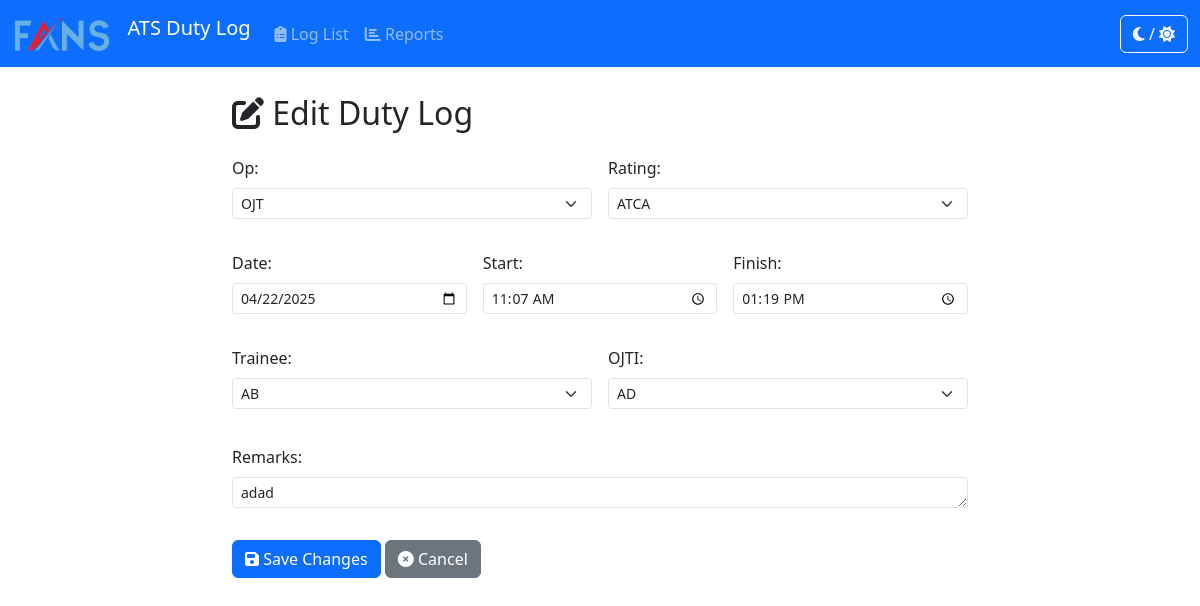
The page /logs/24/edit/ on the database its author committed.
### duty_hour_log/models.py (models this page shows, shortened)
class DutyHourLog(models.Model):
    OP_CHOICES = [
        ('', '---------'), # Add a blank choice
        ('Solo', 'Solo'),
        ('OJT', 'OJT'),
        ('Assessment', 'Assessment'),
    ]
    RATING_CHOICES = [
        ('ADC', 'ADC'),
        ('APP', 'APP'),
        ('APS', 'APS'),
        ('ATCA', 'ATCA'),
    ]
    op = models.CharField(
        max_length=20,
        choices=OP_CHOICES,
        verbose_name="Operation Type"
    )
    date = models.DateField()
    start_time = models.TimeField(verbose_name="Start Time")
    finish_time = models.TimeField(verbose_name="Finish Time", null=True, blank=True)
    rating = models.CharField(
        max_length=10,
        choices=RATING_CHOICES
    )
    initial = models.ForeignKey(
        Initial,
        on_delete=models.PROTECT,
        verbose_name="Initial (Controller)", # For Solo operations
        related_name='duty_logs_as_primary',
        null=True, # Made optional
        blank=True  # Made optional
    )
    ojti = models.ForeignKey(
        Initial,
        on_delete=models.PROTECT,
        null=True,
        blank=True,
        verbose_name="OJTI",
        related_name='duty_logs_as_ojti',
        help_text="Select for OJT operations."
    )
    examiner = models.ForeignKey(
        Initial,
        on_delete=models.PROTECT,
        null=True,
        blank=True,
        verbose_name="Examiner",
        related_name='duty_logs_as_examiner',
        help_text="Select for Assessment operations."
    )
    trainee = models.ForeignKey( # NEW FIELD
        Initial,
        on_delete=models.PROTECT,
        null=True,
        blank=True,
        verbose_name="Trainee",
        related_name='duty_logs_as_trainee',
        help_text="Select for OJT or Assessment operations."
    )
    remarks = models.TextField(blank=True, null=True)
    created_at = models.DateTimeField(auto_now_add=True)
    updated_at = models.DateTimeField(auto_now=True)
    class Meta:
        ordering = ['-date', '-start_time']
        verbose_name = "Duty Hour Log"
        verbose_name_plural = "Duty Hour Logs"

### duty_hour_log/views.py (the view)
# urls.py: path('<int:pk>/edit/', views.log_update, name='log_update'), # Keep standard edit page
def log_update(request, pk):
    log_instance = get_object_or_404(DutyHourLog, pk=pk)
    if request.method == 'POST':
        form = DutyHourLogForm(request.POST, instance=log_instance)
        if form.is_valid():
            form.save()
            return redirect('log_list') # Changed redirect target
    else: # GET request
        form = DutyHourLogForm(instance=log_instance)
    context = {'form': form, 'log_instance': log_instance, 'form_title': 'Edit Duty Log'}
    return render(request, 'duty_hour_log/log_form.html', context)

### duty_hour_log/models.py (called while the page is built)
    def __str__(self):
        return self.code

### duty_hour_log/templates/duty_hour_log/log_form.html (shortened to what this page needs)
{% extends 'duty_hour_log/base.html' %}
{% block content %}
     <div class="row">
        <div class="col-lg-8 offset-lg-2">
            <h2 class="mb-4"><i class="fas fa-edit"></i> {{ form_title|default:"Edit Log Entry" }}</h2>
            <form method="post">
                 <div class="row g-3">
                    <div class="col-md-6 form-field-wrapper">
                        {{ form.op.label_tag }}{{ form.op }}
                    </div>
                     <div class="col-md-6 form-field-wrapper">
                        {{ form.rating.label_tag }} {{ form.rating }}
                    </div>
                    <div class="col-md-4 form-field-wrapper">
                        {{ form.date.label_tag }} {{ form.date }}
                    </div>
                    <div class="col-md-4 form-field-wrapper">
                        {{ form.start_time.label_tag }} {{ form.start_time }}
                    </div>
                    <div class="col-md-4 form-field-wrapper">
                        {{ form.finish_time.label_tag }} {{ form.finish_time }}
                    </div>
                     <div class="col-md-6 form-field-wrapper" id="p_id_trainee">
                        {{ form.trainee.label_tag }} {{ form.trainee }}
                    </div>
                    <div class="col-md-6 form-field-wrapper" id="p_id_ojti">
                        {{ form.ojti.label_tag }} {{ form.ojti }}
                    </div>
                    <div class="col-12 form-field-wrapper">
                        {{ form.remarks.label_tag }} {{ form.remarks }}
                    </div>
                </div>
                <button type="submit" class="btn btn-primary mt-3"><i class="fas fa-save"></i> Save Changes</button>
                {% if log_instance %}
                    <a href="{% url 'log_detail' log_instance.pk %}" class="btn btn-secondary mt-3"><i class="fas fa-times-circle"></i> Cancel</a>
                {% else %}
                     <a href="{% url 'log_list' %}" class="btn btn-secondary mt-3"><i class="fas fa-times-circle"></i> Cancel</a>
                {% endif %}
            </form>
        </div>
    </div>
{% endblock %}

### duty_hour_log/templates/duty_hour_log/base.html (style rules this page uses)
body { padding-top: 70px; transition: background-color 0.3s, color 0.3s; }
.form-field-wrapper { margin-bottom: 1rem; }
.form-field-wrapper label { margin-bottom: 0.5rem; }

### rows shown on the page
DutyHourLog: op "OJT", rating "ATCA", date "04/22/2025", start_time "11:07:00", finish_time "13:19:00", trainee "AB", ojti "AD", remarks "adad"
